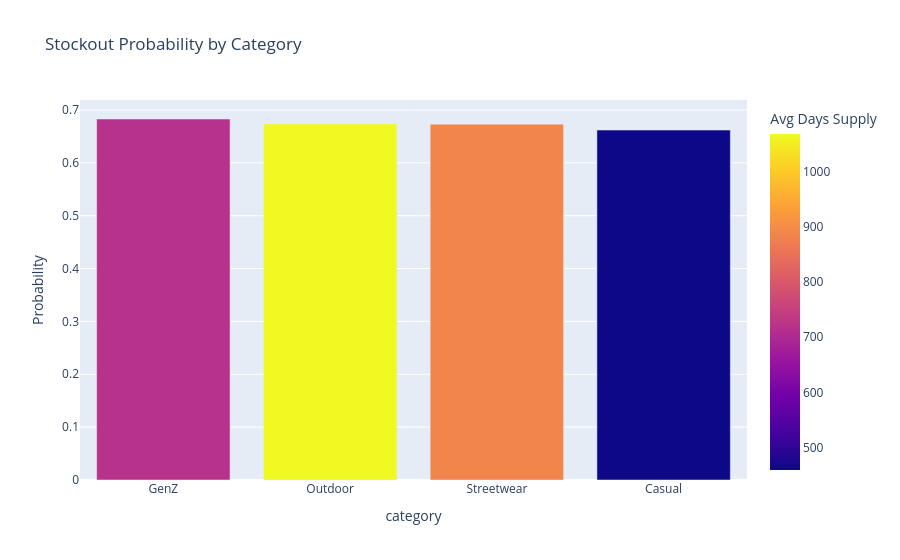

Write notebook code for a chart like this one.
### Markdown cell above
## 3. Stockout Risk by Category
### Prescriptive Analysis
Which categories are most prone to stockouts?

### Code cell
cat_inventory = inventory.groupby('category').agg(
    stockout_potential=('stockout_flag', 'mean'),
    avg_days_supply=('days_of_supply', 'mean')
).reset_index().sort_values('stockout_potential', ascending=False)

fig = px.bar(cat_inventory, x='category', y='stockout_potential', 
             title='Stockout Probability by Category',
             color='avg_days_supply', 
             labels={'stockout_potential': 'Probability', 'avg_days_supply': 'Avg Days Supply'})
fig.write_image(PLOT_DIR / "10_category_stockout_risk.png")
fig.show()

### Figure 1 — Plotly figure (JSON) as saved in the notebook; plotly's stock layout.template omitted (floating-point values rounded to 4 significant figures)
{"data": [{"hovertemplate": "category=%{x}<br>Probability=%{y}<br>Avg Days Supply=%{marker.color}<extra></extra>", "legendgroup": "", "marker": {"color": [718.8, 1069.0, 887.1, 459.1], "coloraxis": "coloraxis", "pattern": {"shape": ""}}, "name": "", "orientation": "v", "showlegend": false, "textposition": "auto", "type": "bar", "x": ["GenZ", "Outdoor", "Streetwear", "Casual"], "xaxis": "x", "y": [0.6829, 0.6735, 0.6732, 0.662], "yaxis": "y"}], "layout": {"barmode": "relative", "coloraxis": {"colorbar": {"title": {"text": "Avg Days Supply"}}, "colorscale": [[0, "#0d0887"], [0.1111, "#46039f"], [0.2222, "#7201a8"], [0.3333, "#9c179e"], [0.4444, "#bd3786"], [0.5556, "#d8576b"], [0.6667, "#ed7953"], [0.7778, "#fb9f3a"], [0.8889, "#fdca26"], [1, "#f0f921"]]}, "legend": {"tracegroupgap": 0}, "title": {"text": "Stockout Probability by Category"}, "xaxis": {"anchor": "y", "domain": [0, 1], "title": {"text": "category"}}, "yaxis": {"anchor": "x", "domain": [0, 1], "title": {"text": "Probability"}}}}
